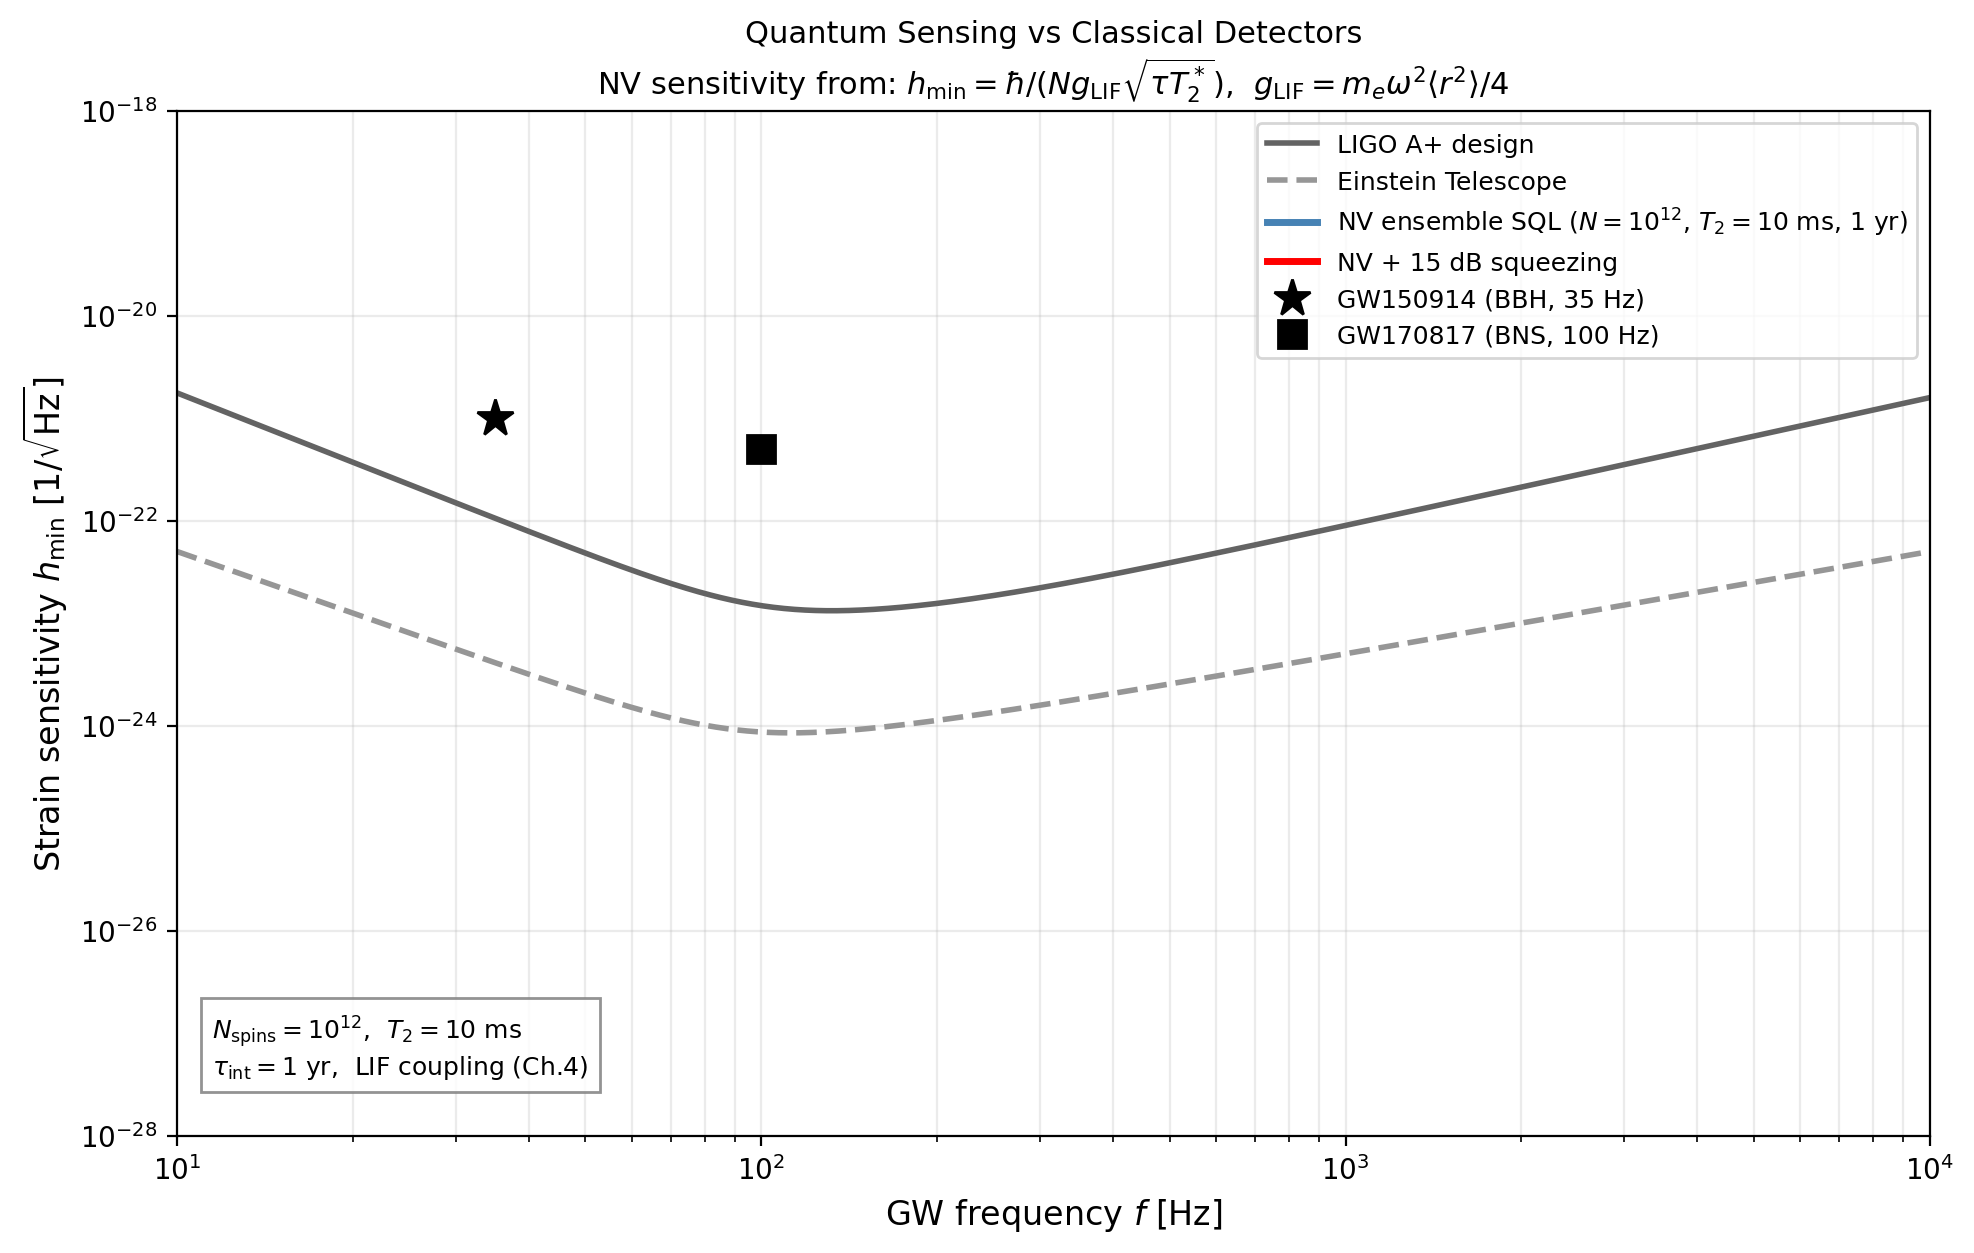

Write the Python code that produced this figure.
"""
fig_ch5_sensitivity_map.py
Chapter 5 — Quantum sensor sensitivity vs classical GW detectors.
Uses rigorous LIF/FNC coupling formula (verified against B&R).
"""
import numpy as np
import matplotlib.pyplot as plt
import os; os.makedirs("figures", exist_ok=True)

c    = 2.99792458e8
hbar = 1.054571817e-34
G    = 6.67430e-11
m_e  = 9.10938356e-31
alpha = 1/137.035999
a_0  = hbar/(m_e*alpha*c)

f = np.logspace(1, 4, 1000)

# LIGO A+ approximate sensitivity
def ligo(f):
    f0 = 110.; h0 = 8e-24
    n = h0*np.sqrt((f0/f)**4.5 + 1.5 + 0.5*(f/f0)**2.5)
    n[f < 10] = np.nan
    return n

# Einstein Telescope approximate
def et(f):
    f0 = 100.; h0 = 5e-25
    n = h0*np.sqrt((f0/f)**4 + 1 + (f/f0)**2)
    n[f < 2] = np.nan
    return n

# NV ensemble using LIF coupling (thesis derivation)
# g = m_e * omega^2 * <r^2>_{2p} / 4 = m_e*(2pi f)^2 * 5 a_0^2 / 4
# h_min = hbar / (g * sqrt(tau * T2))
def nv_sql(f, T2=1e-2, tau=3.15e7, N_spin=1e12):
    w = 2*np.pi*f
    g = m_e * w**2 * 5 * a_0**2 / 4   # J per unit h (LIF, H-like)
    # For ensemble: multiply g by N_spin coherently
    g_ens = g * N_spin
    return hbar / (g_ens * np.sqrt(tau * T2))

def nv_squeezed(f, xi_db=15, **kw):
    return nv_sql(f, **kw) * 10**(-xi_db/20)

h_l = ligo(f.copy())
h_e = et(f.copy())
h_n = nv_sql(f)
h_s = nv_squeezed(f)

fig, ax = plt.subplots(figsize=(10, 6.5))
ax.loglog(f, h_l, color='#636363', lw=2,   label='LIGO A+ design')
ax.loglog(f, h_e, color='#969696', lw=2, ls='--', label='Einstein Telescope')
ax.loglog(f, h_n, color='steelblue', lw=2.5, label=r'NV ensemble SQL ($N=10^{12}$, $T_2=10$ ms, 1 yr)')
ax.loglog(f, h_s, color='red',       lw=2.5, label=r'NV + 15 dB squeezing')

ax.fill_between(f, h_s, h_n, color='red', alpha=0.10)

# Astrophysical markers
ax.plot(35,   1e-21, 'k*', ms=14, zorder=6, label='GW150914 (BBH, 35 Hz)')
ax.plot(100,  5e-22, 'ks', ms=10, zorder=6, label='GW170817 (BNS, 100 Hz)')

ax.set_xlim(10, 1e4); ax.set_ylim(1e-28, 1e-18)
ax.set_xlabel(r'GW frequency $f$ [Hz]', fontsize=12)
ax.set_ylabel(r'Strain sensitivity $h_{\rm min}$ [1/$\sqrt{\rm Hz}$]', fontsize=12)
ax.set_title('Quantum Sensing vs Classical Detectors\n'
             r'NV sensitivity from: $h_{\rm min}=\hbar/(N g_{\rm LIF}\sqrt{\tau T_2^*})$,'
             r'  $g_{\rm LIF}=m_e\omega^2\langle r^2\rangle/4$', fontsize=11)
ax.legend(fontsize=9, loc='upper right')
ax.grid(True, which='both', alpha=0.25)

ax.text(0.02, 0.06,
        r'$N_{\rm spins}=10^{12}$,  $T_2=10$ ms' '\n'
        r'$\tau_{\rm int}=1$ yr,  LIF coupling (Ch.4)',
        transform=ax.transAxes, fontsize=9,
        bbox=dict(facecolor='white', alpha=0.85, edgecolor='gray'))

plt.tight_layout()
plt.savefig('figures/fig_ch5_sensitivity_map.png', dpi=200, bbox_inches='tight')
print("Saved: figures/fig_ch5_sensitivity_map.png")
# Print key numbers for thesis text
for f0, lab in [(100, '100 Hz'), (1000, '1 kHz')]:
    w = 2*np.pi*f0
    g = m_e*w**2*5*a_0**2/4 * 1e12
    hm = hbar/(g*np.sqrt(3.15e7*1e-2))
    print(f"  h_min({lab}, SQL, 1yr) = {hm:.2e}")
